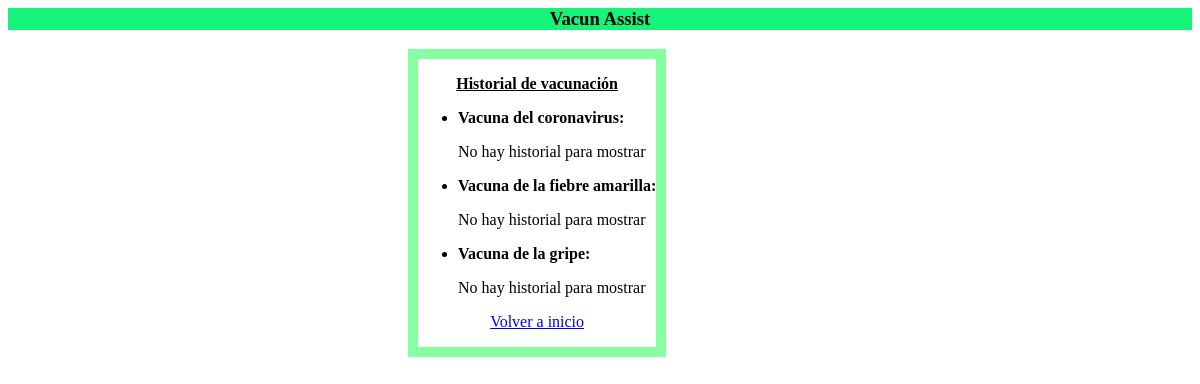
The page /historial (signed in) on the database as committed earlier.
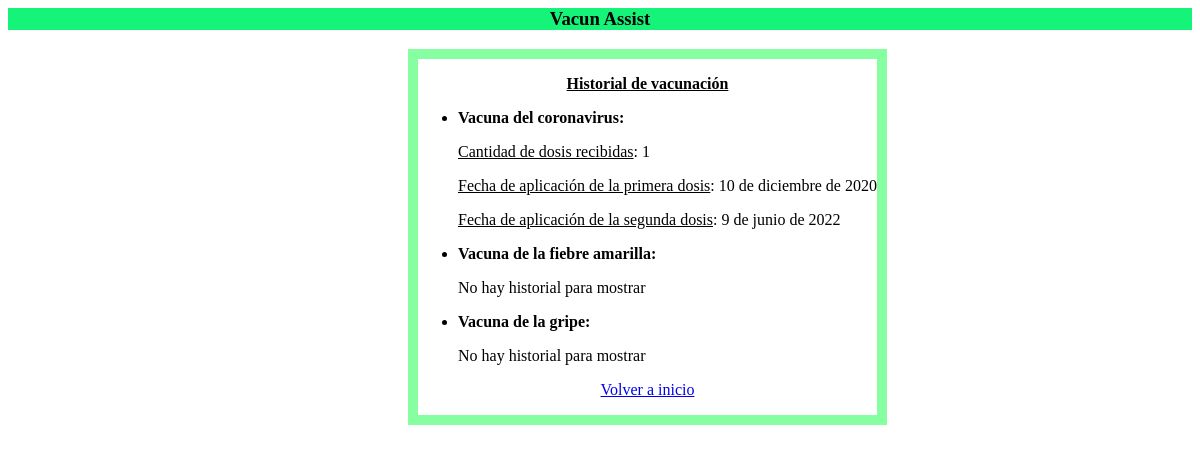
The same page on the database as committed later.
### api_gestion_usuarios/models.py (models this page shows, shortened)
class HistorialCovid(models.Model):
    usuario=models.CharField(max_length=8)
    cantidad_dosis=models.CharField(max_length=10)
    fecha_primeradosis=models.DateField(blank=True, null=True)
    fecha_segundadosis=models.DateField(blank=True, null=True)

### api_gestion_usuarios/views.py (the view)
# urls.py: path('historial',ver_historial , name='historial'),
def ver_historial(request):
    us=list(Usuario.objects.filter(email=request.user.email))
    dni=us[int(0)].dni
    his_covid=list(HistorialCovid.objects.filter(usuario=dni))
    his_fiebre_a=list(HistorialFiebreA.objects.filter(usuario=dni))
    his_gripe=list(HistorialGripe.objects.filter(usuario=dni))
    return render(request, "gestion_usuarios/historial.html", {"historial_covid": his_covid, "historial_fiebre_a": his_fiebre_a, "historial_gripe": his_gripe})

### api_gestion_usuarios/templates/gestion_usuarios/historial.html
{% extends "gestion_usuarios/base.html" %}
{% block content %}
<html>
    <body>
        <span style="float: left; border: solid 10px hsl(133, 100%, 76%); margin-left: 400px;text-align: left">
        <p style="text-align:center">
            <u><b>Historial de vacunación</b></u>
        </p>
        <ul>
            <p> <li> <b> Vacuna del coronavirus: </b> </li> </p>
            {% if historial_covid %}
                {% for historial_c in historial_covid %}
                    <p> <u>Cantidad de dosis recibidas</u>: {{historial_c.cantidad_dosis}}</p>
                    {% if historial_c.fecha_primeradosis %}
                        <p> <u>Fecha de aplicación de la primera dosis</u>: {{historial_c.fecha_primeradosis}}</p>
                    {% endif %}
                    {% if historial_c.fecha_segundadosis %}
                        <p>  <u>Fecha de aplicación de la segunda dosis</u>: {{historial_c.fecha_segundadosis}}</p>
                    {% endif %}
                {% endfor %}
            {% else %}
            <p> No hay historial para mostrar </p>
            {% endif %}
            <p> <li> <b> Vacuna de la fiebre amarilla: </b> </li> </p>
            {% if historial_fiebre_a %}
                {% for historial_f in historial_fiebre_a %}
                    {% if historial_f.fecha_aplicacion_fiebre_a %}
                        <p> <u>Fecha de aplicación</u>: {{historial_f.fecha_aplicacion_fiebre_a}} </p>
                    {% endif %}
                {% endfor %}
            {% else %}
                <p> No hay historial para mostrar </p>
            {% endif %}
            <p> <li> <b> Vacuna de la gripe: </b> </li> </p>
            {% if historial_gripe %}
                {% for historial_g in historial_gripe %}
                    {% if historial_g.fecha_aplicacion_gripe %}
                        <p> <u>Fecha de la última aplicación</u>: {{historial_g.fecha_aplicacion_gripe}}</p>
                    {% endif %}
                {% endfor %}
            {% else %}
            <p> No hay historial para mostrar </p>
            {% endif %}
        </ul>
        <p style="text-align:center">
            <a href="{% url 'inicio' %}">
                Volver a inicio
            </a>
        </p>
    </span>
    </body>
</html>
{% endblock %}

### api_gestion_usuarios/templates/gestion_usuarios/base.html
<html>
    <head>
        <h3 class="site-heading text-white d-none d-lg-block, font-family: 'Open Sans';
        font-size: 14px;
        color: #ccc;
        line-height: 18px;
        margin-bottom: 20px"
        style="text-align:center; background-color: rgb(21, 243, 120)">
        Vacun Assist
        </h3>
</head>
<body>
    <div style= "text-align: right; margin-right: 100px;">
    {% block content %}
    {% endblock %}
</body>
</html>

Rows that differ between the two databases and show on the page:
added HistorialCovid: cantidad_dosis "1", fecha_primeradosis "10 de diciembre de 2020", fecha_segundadosis "9 de junio de 2022"
Other text that changed with them:
text no longer shown: "No hay historial para mostrar"
